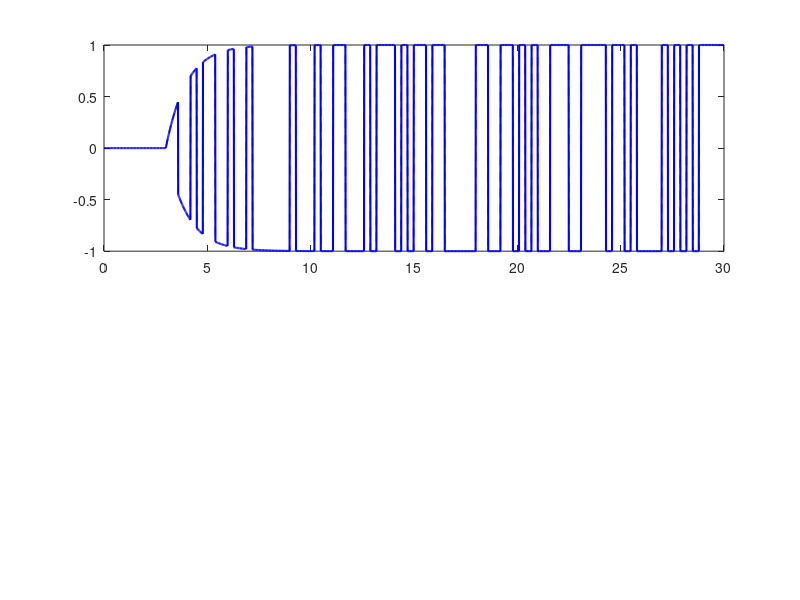

This figure's MATLAB source: (Note: this script raises an error after producing the figure.)
% =========================================================================
% Identyfikacja Systemów Dynamicznych - Projekt HILSys
% Protokół S03: Wstępne przetwarzanie danych
% Autorzy: Konstanty Kaszubski, Oskar Jóźwik
% Wariant 02 (IV, GREY-BOX, Czas Ciągły)
% =========================================================================

clear all; close all; clc;

%% 1. Parametry podstawowe środowiska
Tp = 0.01; % Okres próbkowania podany w specyfikacji danych [s]

%% 2. Wczytanie danych z plików .mat
% Struktura plików zakłada obecność wektorów 'u' (wejście) i 'y' (wyjście)
disp('Wczytywanie danych pomiarowych...');
dataA = load('IdentDataA.mat');
dataB = load('IdentDataB.mat');
dataC = load('IdentDataC.mat');

% Deklaracja wektorów (wymuszenie wejścia na wektory kolumnowe dla spójności)
u_A = dataA.u(:); y_A = dataA.y(:);
u_B = dataB.u(:); y_B = dataB.y(:);
u_C = dataC.u(:); y_C = dataC.y(:);

% Długość próbek i tworzenie wektora czasu
N = length(y_A); 
t = (0:N-1)' * Tp;

%% 3. Odjęcie składowej stałej (punktu pracy)
% Zgodnie z protokołem wykorzystujemy początkowe próbki stanu ustalonego
N_steady = 150;

% Obliczanie średniej z początkowych stanów (punkt pracy)
y0_A = mean(y_A(1:N_steady)); u0_A = mean(u_A(1:N_steady));
y0_B = mean(y_B(1:N_steady)); u0_B = mean(u_B(1:N_steady));
y0_C = mean(y_C(1:N_steady)); u0_C = mean(u_C(1:N_steady));

% Przesunięcie sygnałów (centrowanie wokół zera)
u_A_proc = u_A - u0_A; y_A_proc = y_A - y0_A;
u_B_proc = u_B - u0_B; y_B_proc = y_B - y0_B;
u_C_proc = u_C - u0_C; y_C_proc = y_C - y0_C;

%% 4. Analiza wizualna i weryfikacja
figure('Name', 'S03: Przetwarzanie Danych - Zbiór A', 'NumberTitle', 'off', 'Position', [100 100 800 600]);

% Wykres wymuszenia (Sygnał u)
subplot(2,1,1);
plot(t, u_A, 'b--', 'LineWidth', 1); hold on;
plot(t, u_A_proc, 'b', 'LineWidth', 1.5);
xline(t(N_steady), 'k:', 'Koniec liczenia śr.');
title('Sygnał sterujący u(t) - Zbiór A');
xlabel('Czas [s]'); ylabel('Amplituda [V/jednostka]');
legend('Sygnał surowy', 'Po odjęciu punktu pracy', 'Location', 'best');
grid on;

% Wykres odpowiedzi (Sygnał y)
subplot(2,1,2);
plot(t, y_A, 'r--', 'LineWidth', 1); hold on;
plot(t, y_A_proc, 'r', 'LineWidth', 1.5);
xline(t(N_steady), 'k:', 'Koniec liczenia śr.');
title('Sygnał wyjściowy y(t) - Zbiór A');
xlabel('Czas [s]'); ylabel('Amplituda [jednostka]');
legend('Sygnał surowy', 'Po odjęciu punktu pracy', 'Location', 'best');
grid on;

%B
figure('Name', 'S03: Przetwarzanie Danych - Zbiór B', 'NumberTitle', 'off', 'Position', [100 100 800 600]);

% Wykres wymuszenia (Sygnał u)
subplot(2,1,1);
plot(t, u_B, 'b--', 'LineWidth', 1); hold on;
plot(t, u_B_proc, 'b', 'LineWidth', 1.5);
xline(t(N_steady), 'k:', 'Koniec liczenia śr.');
title('Sygnał sterujący u(t) - Zbiór B');
xlabel('Czas [s]'); ylabel('Amplituda [V/jednostka]');
legend('Sygnał surowy', 'Po odjęciu punktu pracy', 'Location', 'best');
grid on;

% Wykres odpowiedzi (Sygnał y)
subplot(2,1,2);
plot(t, y_B, 'r--', 'LineWidth', 1); hold on;
plot(t, y_B_proc, 'r', 'LineWidth', 1.5);
xline(t(N_steady), 'k:', 'Koniec liczenia śr.');
title('Sygnał wyjściowy y(t) - Zbiór B');
xlabel('Czas [s]'); ylabel('Amplituda [jednostka]');
legend('Sygnał surowy', 'Po odjęciu punktu pracy', 'Location', 'best');
grid on;

figure('Name', 'S03: Przetwarzanie Danych - Zbiór C', 'NumberTitle', 'off', 'Position', [100 100 800 600]);

% Wykres wymuszenia (Sygnał u)
subplot(2,1,1);
plot(t, u_C, 'b--', 'LineWidth', 1); hold on;
plot(t, u_C_proc, 'b', 'LineWidth', 1.5);
xline(t(N_steady), 'k:', 'Koniec liczenia śr.');
title('Sygnał sterujący u(t) - Zbiór C');
xlabel('Czas [s]'); ylabel('Amplituda [V/jednostka]');
legend('Sygnał surowy', 'Po odjęciu punktu pracy', 'Location', 'best');
grid on;

% Wykres odpowiedzi (Sygnał y)
subplot(2,1,2);
plot(t, y_C, 'r--', 'LineWidth', 1); hold on;
plot(t, y_C_proc, 'r', 'LineWidth', 1.5);
xline(t(N_steady), 'k:', 'Koniec liczenia śr.');
title('Sygnał wyjściowy y(t) - Zbiór C');
xlabel('Czas [s]'); ylabel('Amplituda [jednostka]');
legend('Sygnał surowy', 'Po odjęciu punktu pracy', 'Location', 'best');
grid on;
%% 5. Przypisanie do zbiorów: Estymacyjny (Ze) i Weryfikacyjne (Zv)
% Na podstawie protokołu rozdzielamy przetworzone serie
Ze.u = u_A_proc; Ze.y = y_A_proc; Ze.t = t;
Zv1.u = u_B_proc; Zv1.y = y_B_proc; Zv1.t = t;
Zv2.u = u_C_proc; Zv2.y = y_C_proc; Zv2.t = t;

disp('----------------------------------------------------');
disp('Przetwarzanie S03 zakończone sukcesem.');
disp('Punkt pracy usunięto z użyciem pierwszych 150 próbek.');
disp('Podział zbiorów:');
disp(' - Zbiór Estymacyjny (Ze)   : IdentDataA');
disp(' - Zbiór Weryfikacyjny (Zv1): IdentDataB');
disp(' - Zbiór Weryfikacyjny (Zv2): IdentDataC');
disp('----------------------------------------------------');
